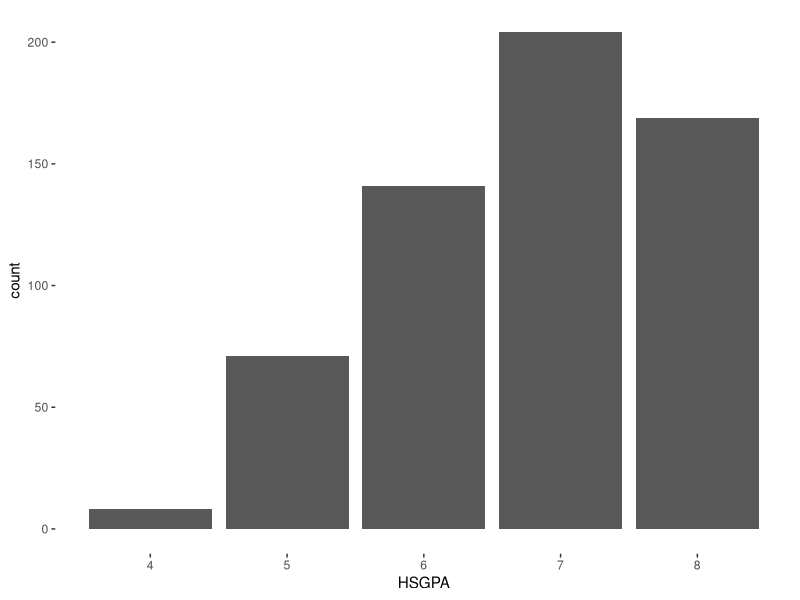
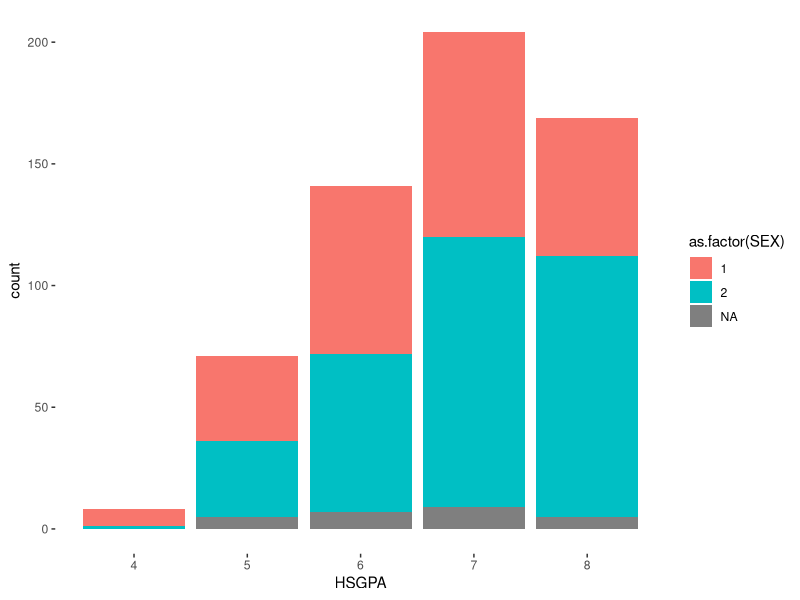
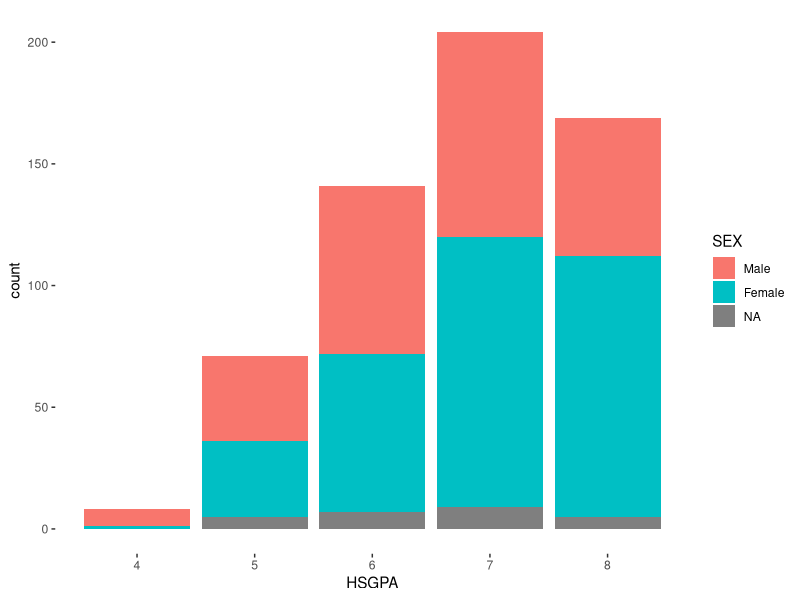

The R script that drew these images, in order:
## ---- chunk 1
###########################################################################
################# DON'T DELETE THIS PART!!!!!##############################
###########################################################################
                                                                          #
knitr::opts_chunk$set(echo = TRUE, message = FALSE, warning = FALSE)      #
                                                                          #
library(tidyverse)           #The tidyverse has all of our data tools     #
library(ggthemes)            #ggthemes makes our graphs look nicer        #
                                                                          # 
theme_set(                                #this sets the theme for all    #
  theme_tufte() +                         #plots that we make             #
  theme(text=element_text(family="sans"))                                 #
  )                                                                       #
                                                                          #
                                                                          #
                                                                          #
### Below is where you read and store your data.                          #
                                                                          #
#youShouldRenameThis <- read_csv("death penalty data.csv")
                                                                          #
                                                                          #
                                                                          #
############# ^ ################################# ^ #######################
############# | ## DON'T DELETE THIS PART!!!!!### | #######################
############# | ################################# | #######################
## ---- chunk 2
billboard <- read_csv("billboard.csv")


billboard %>% head


billboard %>% gather(x1st.week, x2nd.week, x3rd.week, x4th.week, key = "week", value="rank")


## ---- chunk 3
death <- read_csv("death penalty data.csv")

death %>% head
## ---- chunk 4
class(death$Age)
## ---- chunk 5
cirpData <- read_csv("CIRP2014Data.csv")


cirpData %>% head
## ---- chunk 6

ggplot(cirpData, aes(HSGPA, fill=SEX)) + geom_bar()

## ---- chunk 7

# as.factor turns it into a factor!

ggplot(cirpData, aes(HSGPA, fill= as.factor(SEX) )) + geom_bar()

cirpData %>% head

# permanently change SEX type:

as.factor(cirpData$SEX) -> cirpData$SEX

## equal to this:

cirpData$SEX <- as.factor(cirpData$SEX)


class(cirpData$SEX)



## ---- chunk 8
lobbyData <- read_csv("lobbyist-data-gifts.csv")


lobbyData %>% head

#question:  did R get teh date right?

class(lobbyData$PERIOD_START)

#hmm, maybe doesn't know.  let's use as.Date:

lobbyData$PERIOD_START %>% as.Date(format = "%Y-%m-%d" ) %>% head


#it worked!  But don't forget to save:

lobbyData$PERIOD_START %>% 
  as.Date(format = "%Y-%m-%d" ) -> 
  lobbyData$PERIOD_START

#below works equally well:

lobbyData$PERIOD_START <- 
  lobbyData$PERIOD_START %>% 
  as.Date(format = "%Y-%m-%d" )


lobbyData %>% head

## ---- chunk 9
cirpData %>% head

#pipe it into recode

cirpData$SEX %>% recode(`1`= "Male", `2`="Female") ->
  cirpData$SEX

#Now, labels in graph are fixed:

cirpData %>% ggplot(aes(HSGPA, fill=SEX))+geom_bar()
